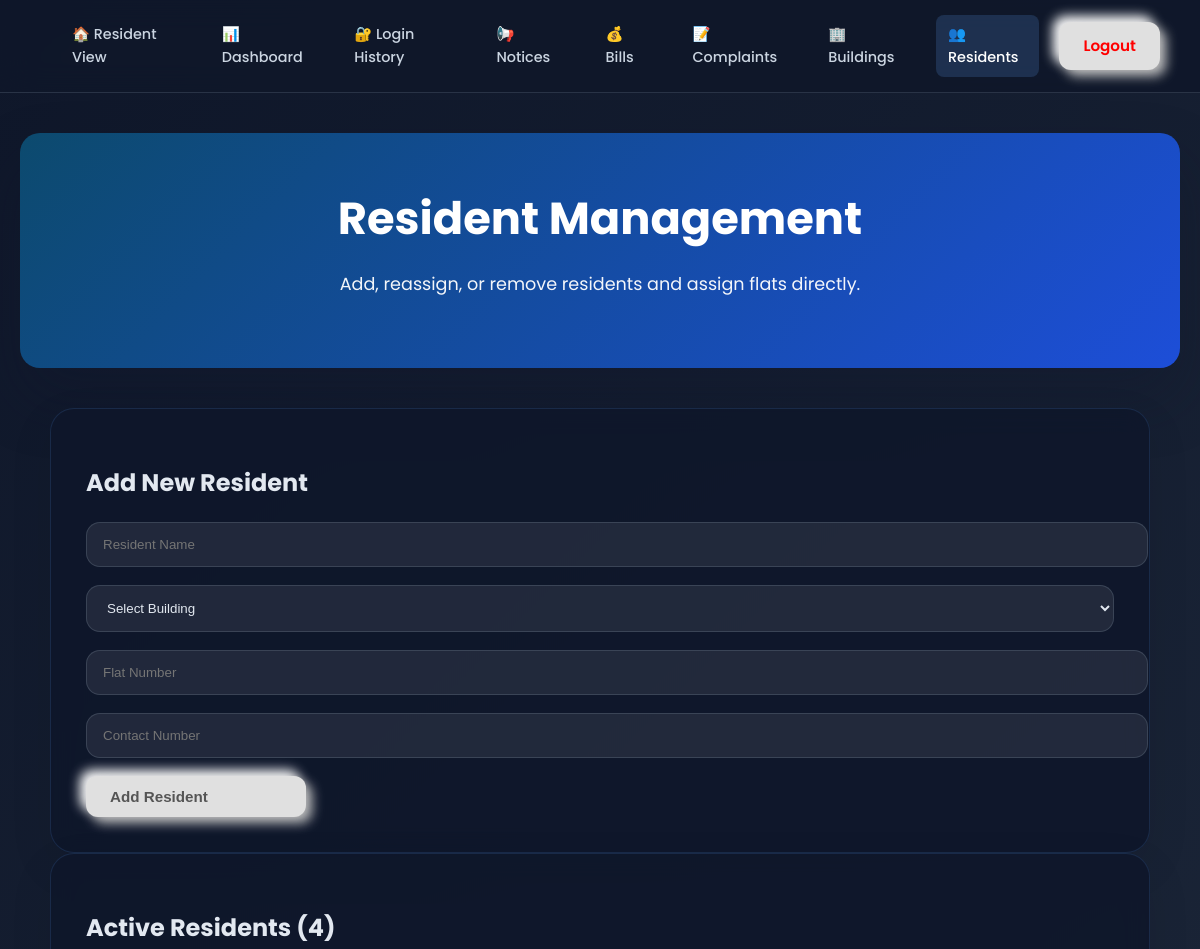
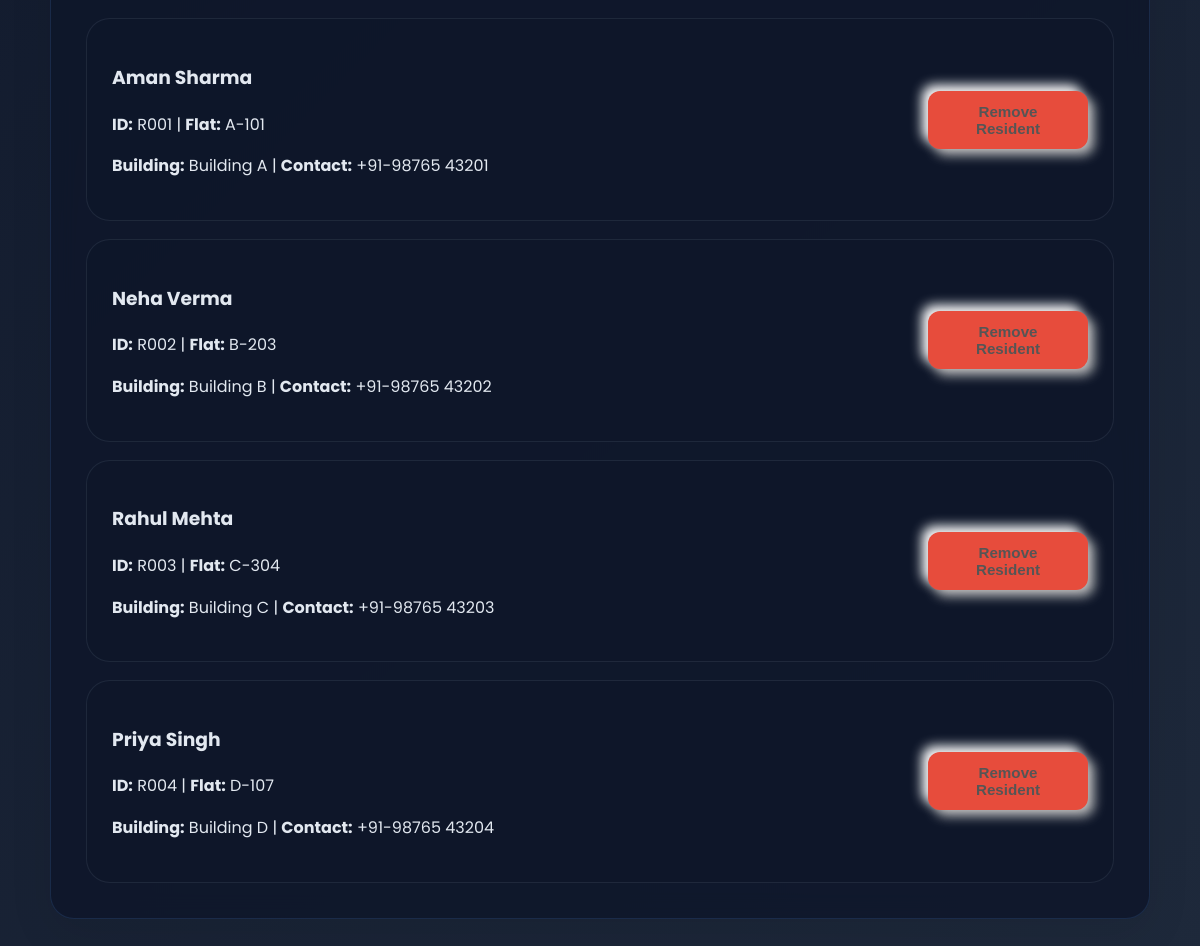
Screenshot of /admin_residents (signed in) with the database file from the repository (2 pictures, top to bottom).
### app.py (models this page shows)
class Resident(db.Model):
    id = db.Column(db.String(10), primary_key=True)
    name = db.Column(db.String(100), nullable=False)
    building = db.Column(db.String(100), nullable=False)
    flat = db.Column(db.String(20), nullable=False)
    contact = db.Column(db.String(20))

### app.py (the view, shortened to what this page needs)
@app.route('/admin_residents', methods=['GET', 'POST'])
def admin_residents():
    if 'logged_in' not in session or session.get('user_type') != 'admin':
        return redirect(url_for('login'))
    residents_list = Resident.query.all()
    buildings_list = Building.query.all()
    return render_template('admin_residents.html', residents=residents_list, buildings=buildings_list)

### templates/admin_residents.html (shortened to what this page needs)
<!DOCTYPE html>
<html lang="en">
<head>
    <link rel="stylesheet" href="{{ url_for('static', filename='style.css') }}">
</head>
<body class="admin-theme">
    <nav class="admin-nav">
        <a href="/dashboard">🏠 Resident View</a>
        <a href="/admin_dashboard">📊 Dashboard</a>
        <a href="/admin_login_history">🔐 Login History</a>
        <a href="/admin_notices">📢 Notices</a>
        <a href="/admin_bills">💰 Bills</a>
        <a href="/admin_complaints">📝 Complaints</a>
        <a href="/admin_buildings">🏢 Buildings</a>
        <a href="/admin_residents" class="active">👥 Residents</a>
        <a href="/logout" class="btn-premium" style="color: red;">Logout</a>
    </nav>
    <div class="page-hero">
        <h1>Resident Management</h1>
        <p>Add, reassign, or remove residents and assign flats directly.</p>
    </div>
    <div class="page-main" style="max-width: 1100px;">
        <div class="building-card">
            <h2>Add New Resident</h2>
            <form action="/admin_residents" method="POST" style="display: grid; gap: 18px;">
                <input type="text" name="name" placeholder="Resident Name" required class="input-card">
                <select name="building" required class="input-card">
                    <option value="">Select Building</option>
                </select>
                <input type="text" name="flat" placeholder="Flat Number" required class="input-card">
                <input type="text" name="contact" placeholder="Contact Number" required class="input-card">
                <button type="submit" class="btn-premium" style="width: 220px;">Add Resident</button>
            </form>
        </div>
        <div class="building-card">
            <h2>Active Residents ({{ residents|length }})</h2>
            <div style="display: grid; gap: 18px; margin-top: 20px;">
                {% for resident in residents %}
                <div class="admin-card-grid">
                    <div>
                        <h3>{{ resident.name }}</h3>
                        <p><strong>ID:</strong> {{ resident.id }} | <strong>Flat:</strong> {{ resident.flat }}</p>
                        <p><strong>Building:</strong> {{ resident.building }} | <strong>Contact:</strong> {{ resident.contact }}</p>
                    </div>
                    <form action="/admin_residents" method="POST" style="display: inline; align-self: center;">
                        <button type="submit" class="btn-premium" style="width: 160px; background: #e74c3c;">Remove Resident</button>
                    </form>
                </div>
                {% endfor %}
            </div>
        </div>
    </div>
</body>
</html>

### static/style.css (style rules this page uses)
body { background: linear-gradient(135deg, #e0e4e8 0%, #c1c9d0 100%); font-family: 'Poppins', sans-serif; margin: 0; min-height: 100vh; color: #444; line-height: 1.6; }
nav { display: flex; justify-content: flex-end; align-items: center; padding: 15px 40px; background: rgba(255, 255, 255, 0.2); backdrop-filter: blur(15px); border-bottom: 1px solid rgba(255, 255, 255, 0.3); position: sticky; top: 0; z-index: 1000; }
nav a { margin-left: 20px; text-decoration: none; color: #2c3e50; font-weight: 500; font-size: 0.9rem; transition: all 0.3s ease; padding: 8px 12px; border-radius: 8px; }
nav a.active, nav a:hover { color: #1f4068; background: rgba(255,255,255,0.2); }
.page-hero, .detail-hero { text-align: center; margin: 40px 20px; background: linear-gradient(135deg, #667eea 0%, #764ba2 100%); color: white; padding: 50px 30px; border-radius: 20px; box-shadow: 0 20px 40px rgba(0,0,0,0.12); }
.page-hero h1, .detail-hero h1 { margin: 0 0 15px 0; font-size: 2.8rem; font-weight: 700; }
.page-hero p, .detail-hero p { margin: 0 0 20px 0; opacity: 0.95; font-size: 1.1rem; }
.page-main, .detail-main { max-width: 1200px; margin: 0 auto; padding: 0 20px 60px; }
.button-link, .btn-premium { display: inline-flex; align-items: center; gap: 8px; text-decoration: none; background: #e0e0e0; border: none; padding: 12px 24px; border-radius: 12px; box-shadow: 6px 6px 12px #bebebe, -6px -6px 12px #ffffff; cursor: pointer; font-weight: 600; color: #555; font-size: 0.95rem; transition: all 0.25s ease; text-transform: none; }
.building-card, .detail-card { background: rgba(255, 255, 255, 0.95); backdrop-filter: blur(12px); border-radius: 24px; padding: 35px; border: 1px solid rgba(255, 255, 255, 0.4); box-shadow: 0 15px 45px rgba(0, 0, 0, 0.08); transition: all 0.3s ease; }
.admin-theme { background: linear-gradient(135deg, #0f172a 0%, #1e293b 100%); color: #e2e8f0; }
.admin-theme nav { background: rgba(15, 23, 42, 0.88); border-color: rgba(148, 163, 184, 0.2); }
.admin-theme nav a { color: #cbd5e1; }
.admin-theme nav a.active, .admin-theme nav a:hover { color: #ffffff; background: rgba(96, 165, 250, 0.18); }
.admin-theme .page-hero { background: linear-gradient(135deg, #0c4a6e 0%, #1d4ed8 100%); box-shadow: 0 30px 60px rgba(15, 23, 42, 0.32); }
.admin-theme .building-card, .admin-theme .detail-card { background: rgba(15, 23, 42, 0.86); border-color: rgba(96, 165, 250, 0.14); color: #e2e8f0; }
.admin-card-grid { display: grid; grid-template-columns: 1fr auto; gap: 20px; align-items: center; padding: 25px; border-radius: 24px; background: rgba(15, 23, 42, 0.7); border: 1px solid rgba(148, 163, 184, 0.12); }
.input-card { width: 100%; padding: 14px 16px; border-radius: 14px; background: rgba(255, 255, 255, 0.08); border: 1px solid rgba(148, 163, 184, 0.22); color: #e2e8f0; }

### rows the page displays
Resident: name "Aman Sharma", id "R001", flat "A-101", building "Building A", contact "+91-98765 43201"
Resident: name "Neha Verma", id "R002", flat "B-203", building "Building B", contact "+91-98765 43202"
Resident: name "Rahul Mehta", id "R003", flat "C-304", building "Building C", contact "+91-98765 43203"
Resident: name "Priya Singh", id "R004", flat "D-107", building "Building D", contact "+91-98765 43204"

### other values shown
{{ residents|length }} "4"
